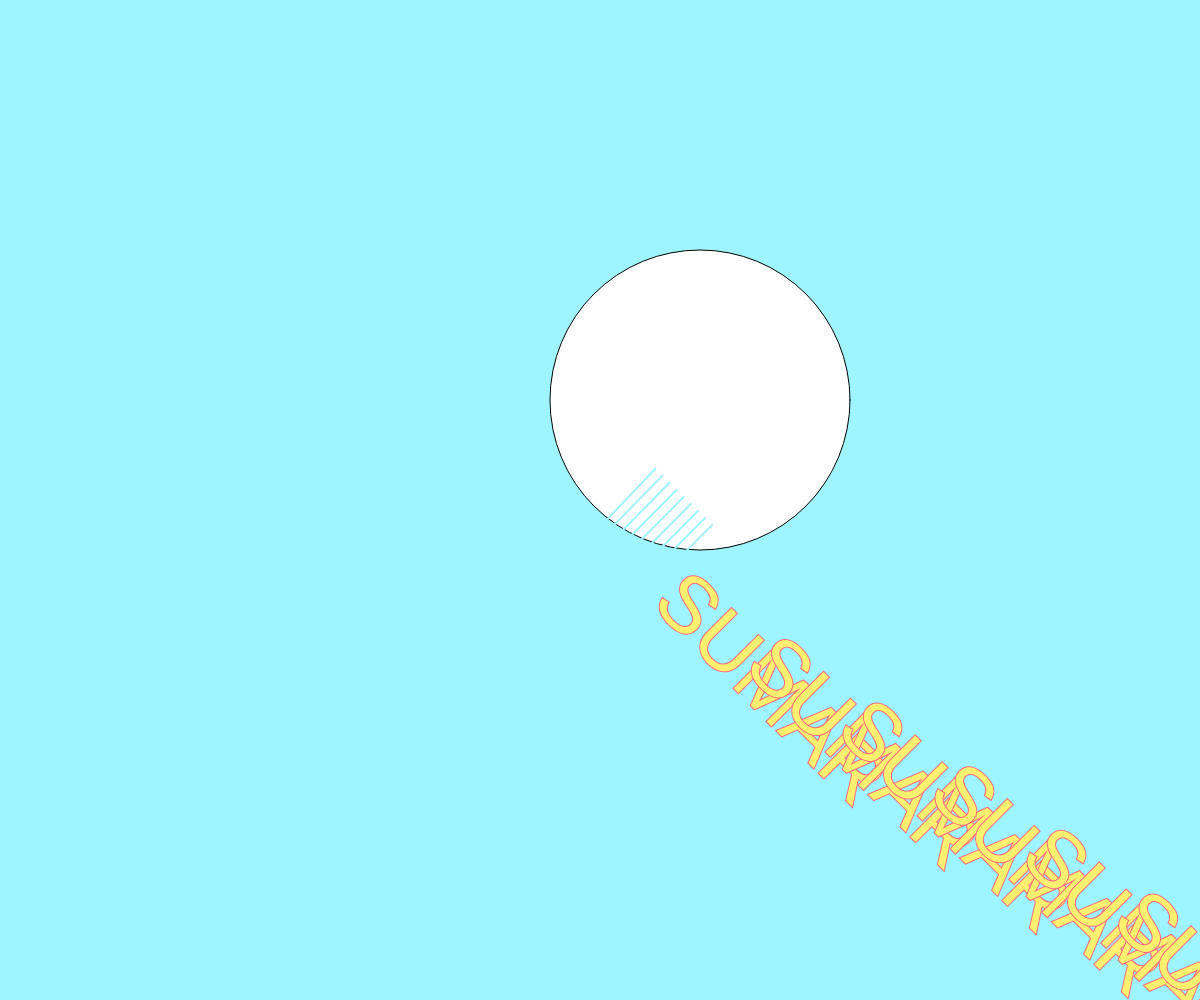
Frame 1 (no input)
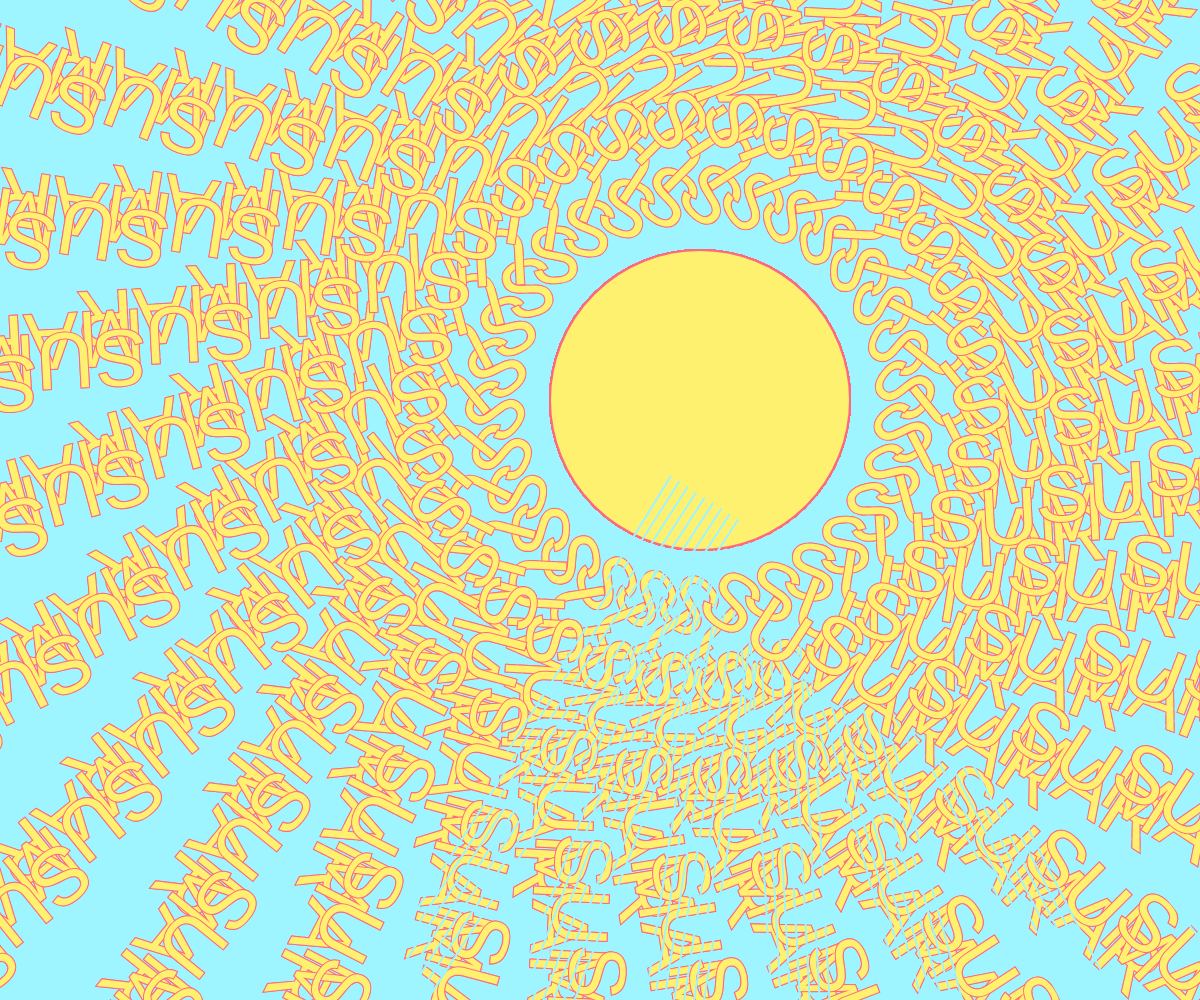
Frame 60 (no input)
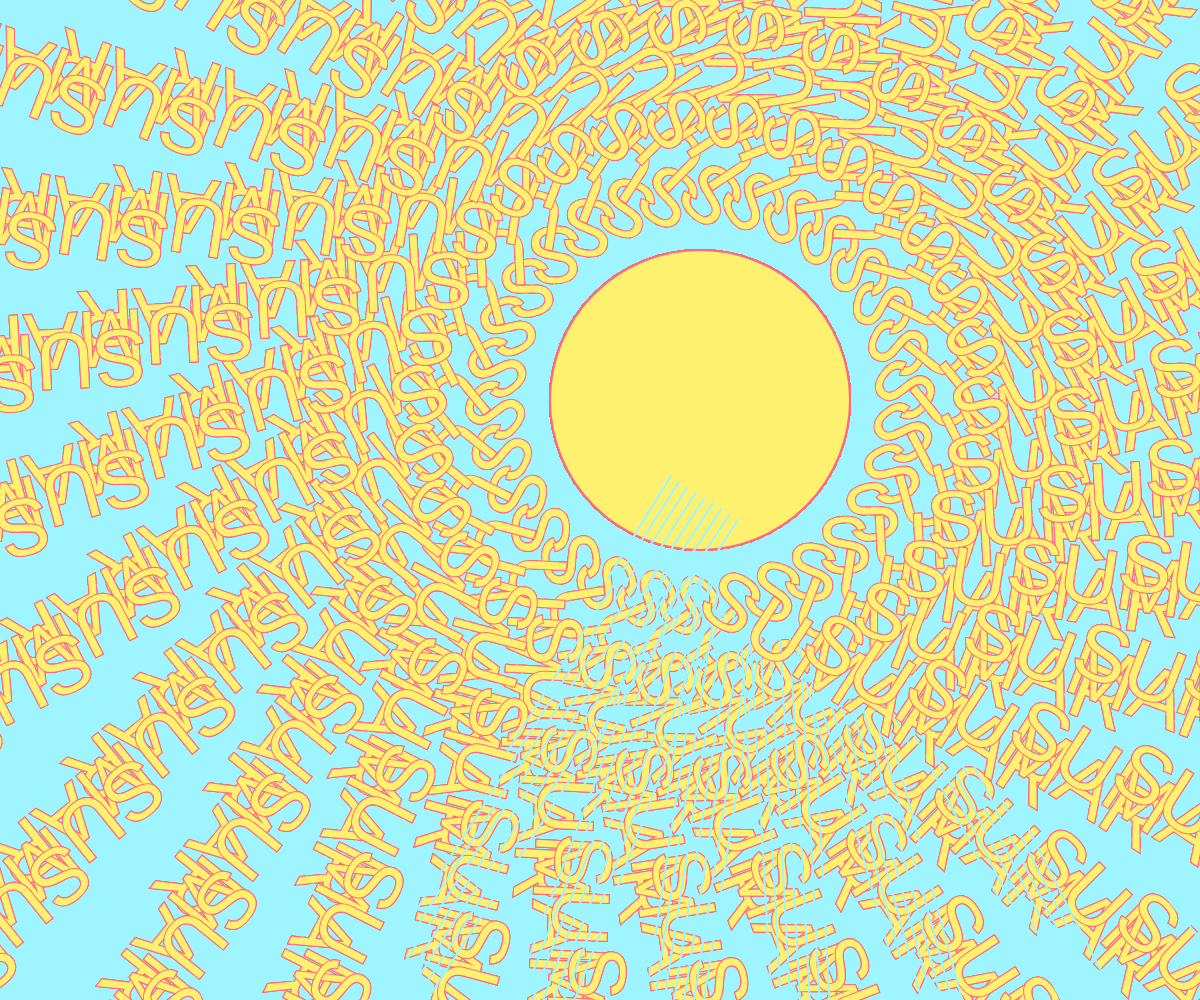
Frame 120 (the mouse pressed at the canvas centre since frame 60)

The p5.js sketch that drew these frames (run headless with seeded random() and noise() and a simulated clock; from frame 60 on, the mouse is pressed at the canvas centre):

// p5.js sketch
// ── sketch.js
// Hér kemur kóðinn þinn:
let rotateBy = 45;

function setup() {
	createCanvas(windowWidth,windowHeight);
  background(158, 245, 255);
  angleMode(DEGREES);
}

function draw(){
  ellipse (700, 400, 300,300)
  translate(700, 400);
  rotate(rotateBy);
  noFill();
  strokeWeight(2);
  rotateBy += 12;

  for (var i = 10; i < 100; i += 10) {
    stroke(158, 245, 255);
    line(i + 10, i * 20 , i + 7, 80); //þetta er línan sem kemur
    stroke(255, 105, 125); //rauður
    fill(255, 241, 112); //gulur
    textSize(80);
    text('SUMAR', i * 11, 200 - (i*2) ); //textinn


  }
}
